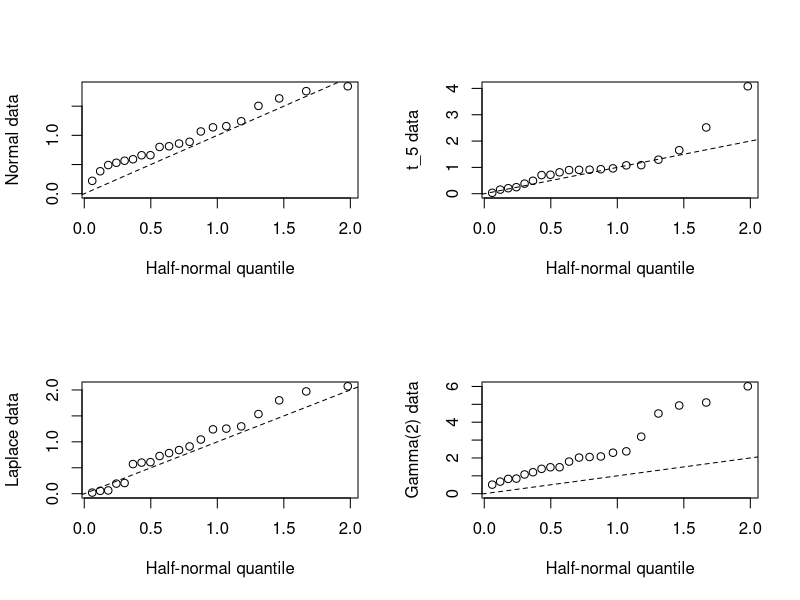
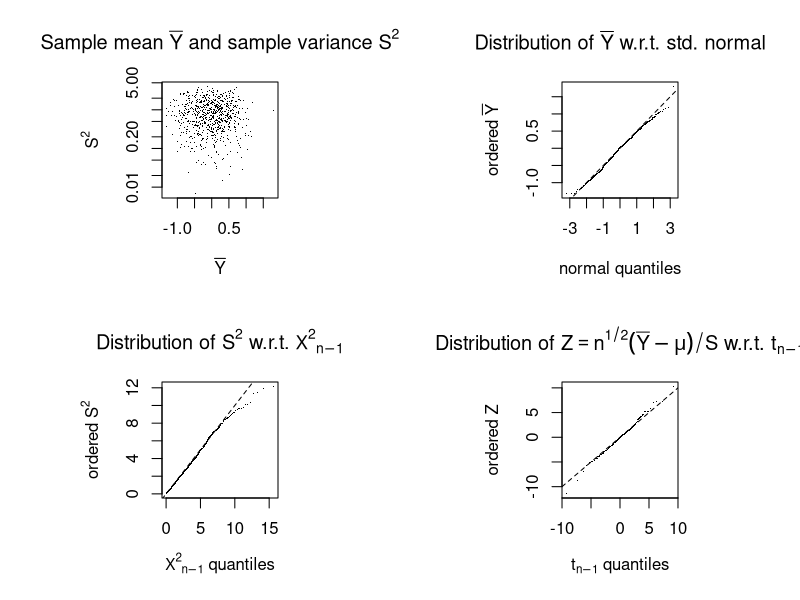
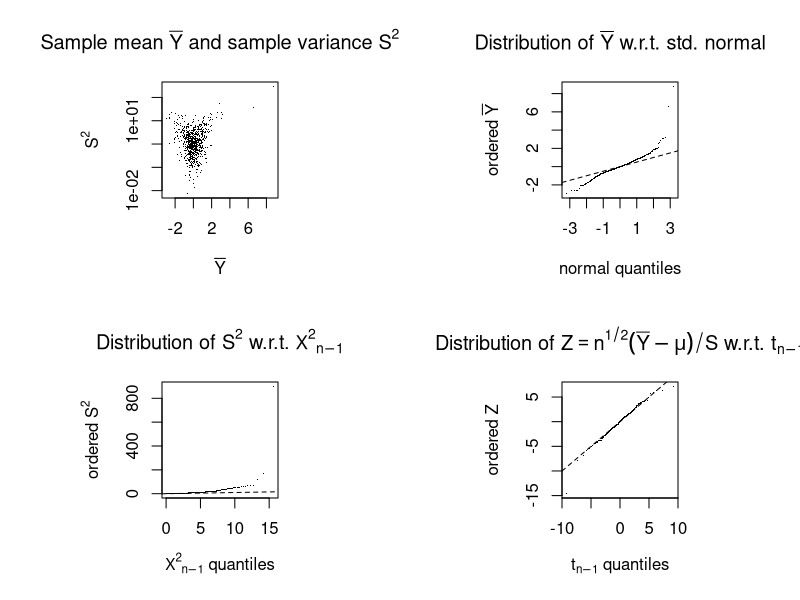
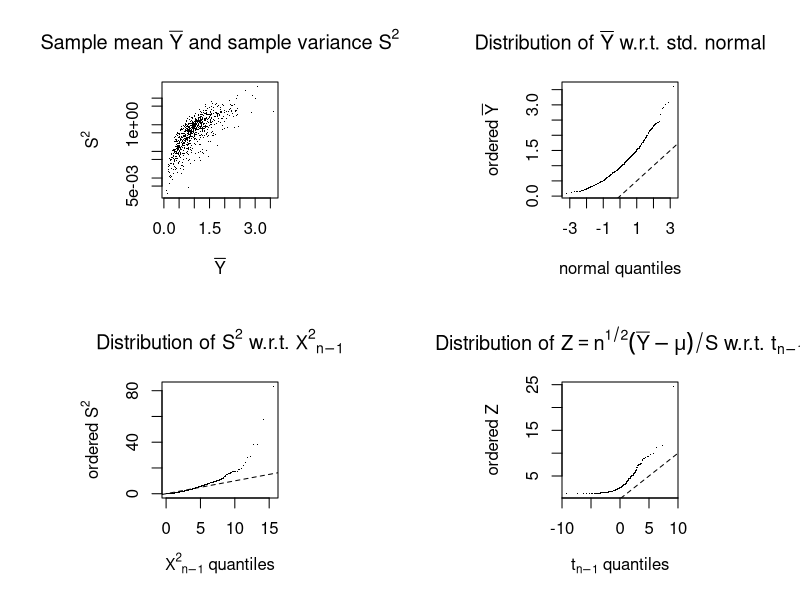
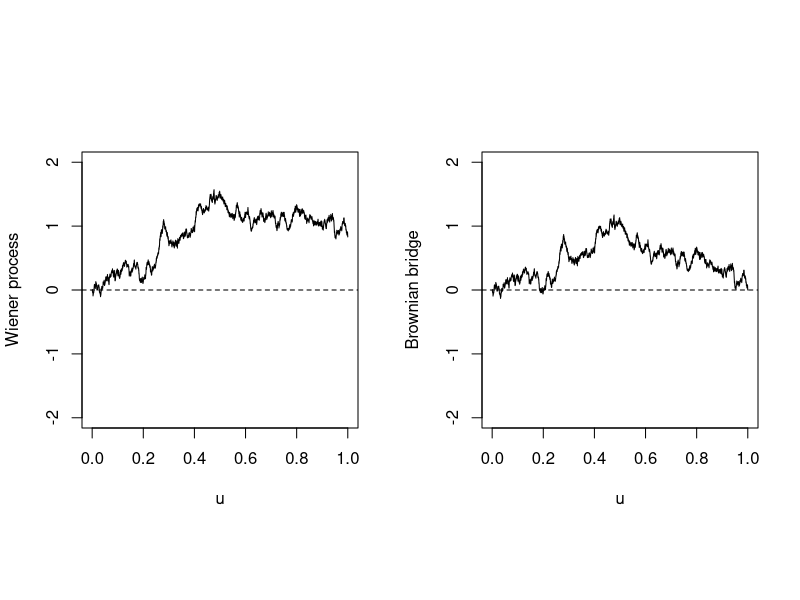
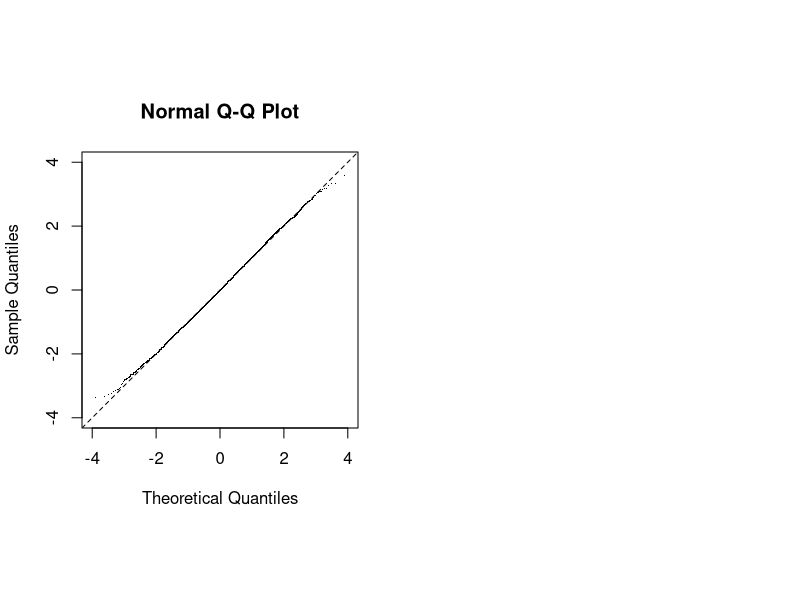

Source code (R) for these figures, in order:
## ---- chunk 1
qqhnorm <- function(y, line=F, ...) {
    y <- y[!is.na(y)] # drops any NAs
    n <- length(y); i <- c(1:n); r <- range(c(y,0))
    o <- qnorm(0.5*(1+i/(n+1)))
    qqplot(o,y,ylim=r,xlab="Half-normal quantile",...)
    if (is.numeric(line)) abline(0,line,lty=2)
    invisible()
}

par(mfrow = c(2, 2), cex = 1)
qqhnorm(abs(rnorm(20)), line=1, ylab="Normal data")
qqhnorm(abs(rt(20,df=5)),line=1,ylab="t_5 data")
qqhnorm(abs(rexp(20)-rexp(20)),line=1,ylab="Laplace data")
qqhnorm(rgamma(20,2),line=1,ylab="Gamma(2) data")
## ---- chunk 2
mystudent <- function(n=4, R=750, rangen=rnorm, ...) {
    y <- matrix(rangen(n * R, ...),R,n)
    ybar <- apply(y,1,mean)
    s2 <- apply(y,1,var)
    z <- ybar/sqrt(s2/n)
    par(mfrow=c(2,2),pty="s", cex=1)
    plot(ybar,s2,pch=".", log="y",
         ylab = expression(S^2),
         xlab = expression(bar(Y)),
         main = expression(paste("Sample mean ", bar(Y), " and sample variance ", S^2)))
    qqnorm(ybar,pch=".",
           xlab = "normal quantiles",
           ylab = expression(paste("ordered ", bar(Y))),
           main = expression(paste("Distribution of ", bar(Y), " w.r.t. std. normal")))
    abline(0,1/2,lty=2)
    oc <- qchisq(c(1:R)/(R+1),df=n-1)
    qqplot(oc,(n-1)*s2, pch=".",
           xlab = expression(paste({Chi^2}[n-1], " quantiles")),
           ylab = expression(paste("ordered ", S^2)),
           main = expression(paste("Distribution of ", S^2, " w.r.t. ",
                                   {Chi^2}[n-1])))
    abline(0,1,lty=2)
    ot <- qt(c(1:R)/(R+1),df=n-1)
    qqplot(ot,z,pch=".",
           xlab = expression(paste(t[n-1], " quantiles")),
           ylab = expression(paste("ordered ", Z)),
           main = expression(paste("Distribution of ",
                           Z == n^{1/2} * (bar(Y) - mu) / S,
                           " w.r.t. ", t[n-1])))
           abline(0,1,lty=2)
}
## ---- chunk 3
mystudent(rangen=rnorm)
## ---- chunk 4
mystudent(rangen=rt, df=3)
## ---- chunk 5
mystudent(rangen=rexp)
## ---- chunk 6
par(cex=1, mfrow=c(1,2))
wiener <- function(n) cumsum(rnorm(n))/sqrt(n)
n <- 5000; u <- c(1:n)/n; w <- wiener(n); b <- w-u*w[n]
plot(u,w,ylim=c(-2,2),type="l",ylab="Wiener process")
abline(h=0, lty="dashed")
plot(u,b,ylim=c(-2,2),type="l",ylab="Brownian bridge")
abline(h=0, lty="dashed")
## ---- chunk 7
u <- matrix(runif(12*10000),10000,12) # 10,000x12 matrix of Us
z <- apply(u,1,sum)-6 # add across rows
par(pty="s") # square plot
qqnorm(z,pch=".",xlim=c(-4,4),ylim=c(-4,4))
abline(0,1,lty=2)
## ---- chunk 8
cover.sim <- function(n, ran.gen=rnorm, a=c(0.95,0.975), R=1600, ...) {
    z <- matrix( ran.gen(n*R,...),R,n) # n*R random numbers
    zbar <- apply(z,1,mean) # sample average
    sz <- sqrt(apply(z,1,var)) # sample std dev
    t <- sqrt(n)*zbar/sz # studentized average
    c1 <- c2 <- NULL
    for (i in 1:length(a)) {
        c1 <- c(c1,mean(t<qt(1-a[i],df=n-1))) # lower tail prob
        c2 <- c(c2,mean(t<qt(a[i],df=n-1))) } # upper tail prob
    res <- 100*matrix(rbind( c1, c2, c2-c1 ),nrow=1,byrow=F)
    alphas <- unlist(lapply(a, function(x) c(1 - x, x, 2 * x - 1)))
    colnames(res) <- as.character(100 * alphas)
    rownames(res) <- "estimated prob."
    return(res)
}
# some more distributions
rgam <- function(n, shape ) rgamma(n,shape)-shape
rmix <- function(n, p=0.1) rnorm(n,sd=sqrt(1+8*(runif(n)<p)))
rlaplace <- function(n) rexp(n)-rexp(n)
## ---- chunk 9
cover.sim(10)
## ---- chunk 10
cover.sim(10, ran.gen=rgam, shape=2)
## ---- chunk 11
cover.sim(10, ran.gen=rcauchy)
## ---- chunk 12
cover.sim(10, ran.gen=rmix, p=0.3)
## ---- chunk 13
cover.sim(10, ran.gen=rlaplace)
